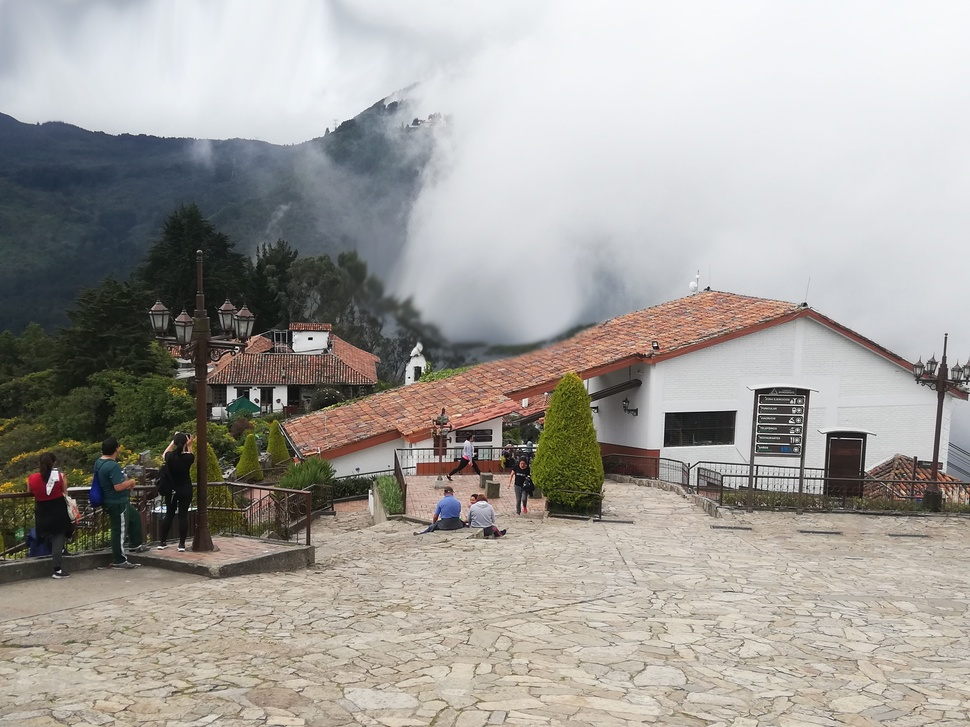
#> input picture example.jpg, 970 x 727 px, shrunk from 4608 x 3456 before the run
$ python PB.py example.jpg   (older library calls are emulated)
#> lines starting #> are read from the running program, lines starting #| are printed output that depends on the picture
### functions.py
#!/usr/bin/env python3
# -*- coding: utf-8 -*-
"""
Created on Wed Oct 30 17:57:53 2019

@author: marina
"""

from skimage import io
import numpy as np
import subprocess

def read_image(filename):
    '''
    Read a three-channel image
    '''
#> called with filename = 'example.jpg'
    I = io.imread(filename).astype(np.float)

    if len(I.shape) == 2 or I.shape[2] == 1:
        T = np.zeros((I.shape[0], I.shape[1], 3))
        for i in range(3):
            T[:,:,i] = I[:,:]
        I = T.copy()

    return I[:, :, :3]

def reshape_image_horizontal(I,k):
    '''
    Symmetrize the borders of the image so its horizontal length is multiple of k
    '''
#> called with k = 128
    missing_pixels_0 = int(k - I.shape[0] % k)
#> missing_pixels_0 = 41
    I_reshaped = np.zeros((I.shape[0]+ missing_pixels_0, I.shape[1], I.shape[2]))
    for i in range(I.shape[0]+ missing_pixels_0):
        if i < I.shape[0]:
            I_reshaped[i,:,:] = I[i,:,:]
        else:
            dif = i -(I.shape[0] -1)
            I_reshaped[i,:,:] = I[-dif,:,:]
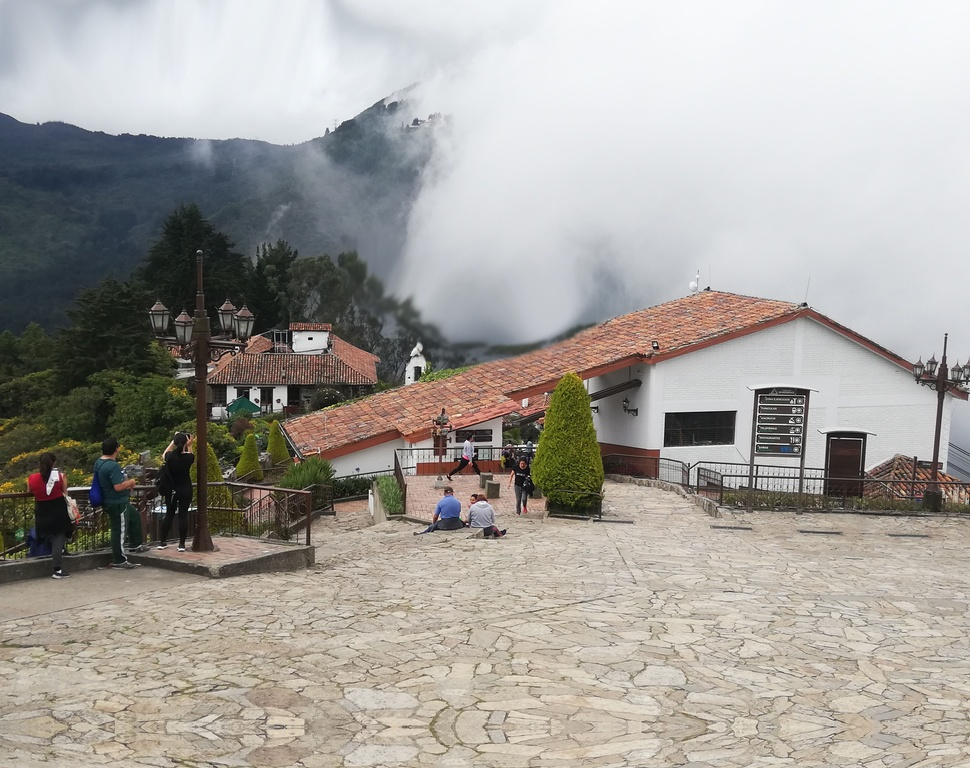
#> I_reshaped: shape (768, 970, 3) float64; mean R, G, B 164.3, 160.8, 155.5
    return I_reshaped

def reshape_image_vertical(I,k):
    '''
    Symmetrize the borders of the image so its vertical length is multiple of k
    '''
#> called with k = 128
    missing_pixels_1 = int(k - I.shape[1] % k)
#> missing_pixels_1 = 54
    I_reshaped = np.zeros((I.shape[0], I.shape[1]+ missing_pixels_1, I.shape[2]))
    for j in range(I.shape[1]+ missing_pixels_1):
        if j < I.shape[1]:
            I_reshaped[:,j,:] = I[:,j,:]
        else:
            dif = j -(I.shape[1] -1)
            I_reshaped[:,j,:] = I[:,-dif,:]
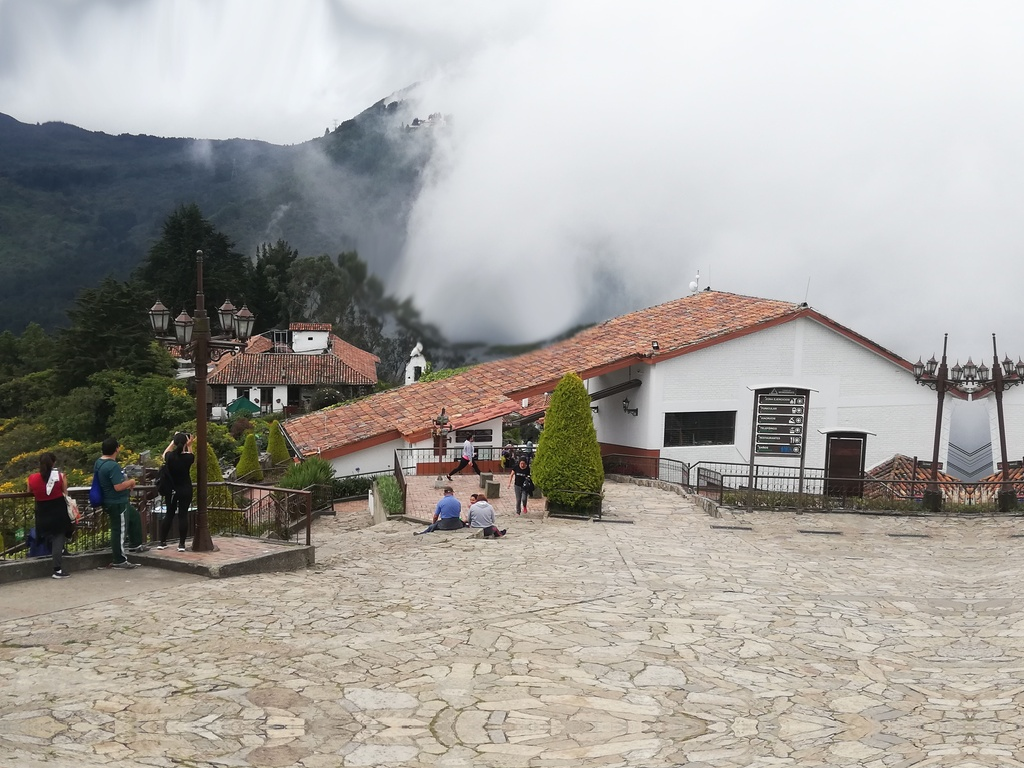
#> I_reshaped: shape (768, 1024, 3) float64; mean R, G, B 165.9, 162.5, 157.2
    return I_reshaped

def reshape_image(I,k):
    '''
    Symmetrize the borders of the image so its horizontal and vertical length is multiple of k
    '''
    return reshape_image_vertical(reshape_image_horizontal(I,k),k)

def ponomarenko(input_filename, output_filename, w=8, p=0.005, b=0, D=7, g=5):
    '''
    Estimate the noise in the input image and store it in a text file
    '''
    line_exec = ('./ponom_src/ponomarenko/ponomarenko', f'-w{w}', f'-p{p}', f'-b{b}', f'-D{D}', f'-g{g}', '-m2', '-r', input_filename)
    with open(output_filename, "w") as f:
        res = subprocess.run(line_exec, stdout=f)
    assert res.returncode == 0

# [78 lines left out: functions ponomarenko_blocks, split_estim_3, split_estim_1, read_estim, not called in this run]

def extract_one_scale(I):
    return extract_one_scale_horizontal(extract_one_scale_vertical(I))

# [17 lines left out: functions extract_one_scale_horizontal, extract_one_scale_vertical, not called in this run]

def extract_scales(I,n):
    for num_iter in range(n):
        I = extract_one_scale(I)
    return I

# [9 lines left out: function makeSameXrange, not called in this run]

### PB.py
#!/usr/bin/env python3
# -*- coding: utf-8 -*-
"""
Created on Wed Jan 13 08:34:53 2021

@author: marina
"""

import os
import numpy as np
from functions import read_image, reshape_image, extract_scales, ponomarenko, ponomarenko_blocks, read_estim, makeSameXrange
from skimage import io
import traceback
import argparse
import subprocess
import scipy.interpolate as interpolate


def do_one_image(f):
    k = [256, 128, 64] # size macroblock
    s = 0.5 # stride
    num_scales = 3 # number of scales
    g_i = 5 # filter iterations (ponomarenko) for the global image
    g_b = 0 # filter iterations (ponomarenko )for the blocks
    bins_macroblock = np.round_(np.asarray(k)**2/10000)

    try:
        # create directory where to store results
        code, _ = os.path.splitext(os.path.basename(f))
        res_directory = os.path.join('results', code)
        if os.path.isdir(res_directory):
            return
        os.mkdir(res_directory)


        # pre-process the image
        img_original = read_image(f)
        img = reshape_image(img_original, int(k[0]*s))

        # get horizontal and vertical number of macroblocks
        M = int(np.ceil(img.shape[0]/(k[0]*s)))-1 # horizontal number of macroblocks
#> M = 5
        N = int(np.ceil(img.shape[1]/(k[0]*s)))-1 # vertical number of macroblocks
#> N = 7

        H_aux = np.zeros((M , N))

        for scale in range(num_scales):
            img_s = extract_scales(img,scale) # define image in the current scale

            io.imsave(f'{res_directory}/{code}_{scale}.png', img_s.astype(np.uint8))

            # compute global image noise curve
            bins_global = img_s.shape[0]*img_s.shape[1]/10000
            estim_filename = f"{res_directory}/{code}_{scale}_global.txt"
            ponomarenko(f'{res_directory}/{code}_{scale}.png', estim_filename, b=bins_global, g=g_i)

            # read estimations
            mean_stds_global = {}
            mean_0, mean_1, mean_2, std_0, std_1, std_2 = read_estim(estim_filename)
            mean_stds_global[0] = mean_0, std_0
            mean_stds_global[1] = mean_1, std_1
            mean_stds_global[2] = mean_2, std_2

            # compute macroblocks noise curves
            estim_filename = f"{res_directory}/{code}_{scale}_macroblocks.txt"
            if bins_macroblock[scale]==0: bins_macroblock[scale] =1
            ponomarenko_blocks(f'{res_directory}/{code}_{scale}.png', estim_filename, k[scale], s, b= bins_macroblock[scale], g=g_b)

            # read estimations
            mean_mblocks = {}
            std_mblocks = {}
            mean_mblocks[0], mean_mblocks[1], mean_mblocks[2], std_mblocks[0], std_mblocks[1], std_mblocks[2] = read_estim(estim_filename)

            H_s_ch = np.zeros((M,N,3))
            for ch in range(3):
                mus, sigmas = mean_stds_global[ch]
                g = interpolate.interp1d(mus,sigmas)
                for j in range(N):
                    for i in range(M):
                        position0 = int((j+N*i)*bins_macroblock[scale])
                        position1 = int(position0 + bins_macroblock[scale])
                        block_mus, block_sigmas = makeSameXrange(mus, mean_mblocks[ch][position0:position1],std_mblocks[ch][position0:position1])
                        if len(block_mus)>0:
                            H_s_ch[i,j,ch] = 0
                            for m in range(len(block_mus)):
                                if g(block_mus[m])> block_sigmas[m]:
                                    H_s_ch[i,j,ch] = H_s_ch[i,j,ch] +1
                                else:
                                    H_s_ch[i,j,ch] = H_s_ch[i,j,ch]
                            H_s_ch[i,j,ch] = H_s_ch[i,j,ch]/len(block_mus)*100
                        else:
                            H_s_ch[i,j,ch] = -100

            H_s = np.zeros((M,N))
            for j in range(N):
                for i in range(M):
                    base = H_s_ch[i,j,0] * H_s_ch[i,j,1] * H_s_ch[i,j,2]
                    H_s[i,j] = base**(1/3) if base > 0 else 0
            H_s /= num_scales*100
            H_s *= 255
            H_aux += H_s
            os.remove(f'{res_directory}/{code}_{scale}.png')
            os.remove(f'{res_directory}/{code}_{scale}_macroblocks.txt' )
            os.remove(f'{res_directory}/{code}_{scale}_global.txt')
#> after the loop, bins_macroblock = [7, 2, 0]


        H = np.zeros(img_original.shape[0:2], dtype=float)
        for j in range(N):
            for i in range(M):
                H[int(i*s*k[0]): int(i*s*k[0] +k[0]), int(j*s*k[0]): int(j*s*k[0] +k[0])] += H_aux[i,j]/4
        H[0:int(s*k[0]), :] *=2
        H[M*int(s*k[0]): , : ] *=2
        H[:, 0:int(s*k[0])] *=2
        H[:, N*int(s*k[0]): ] *=2

        io.imsave(f'{res_directory}/PB3.png', H.astype(np.uint8), check_contrast=False)


    except Exception as ex:
        print(f"Fallo: {f}")
        traceback.print_exc()

    return


# create first level directory
if not os.path.isdir("results"):
    os.mkdir("results")

parser = argparse.ArgumentParser()
parser.add_argument("filename")
parser.parse_args()
args = parser.parse_args()

f = args.filename
do_one_image(f)
#> (the call stopped at in ponomarenko, `res = subprocess.run(line_exec, stdout=f)`: subprocess is not available in this run)
